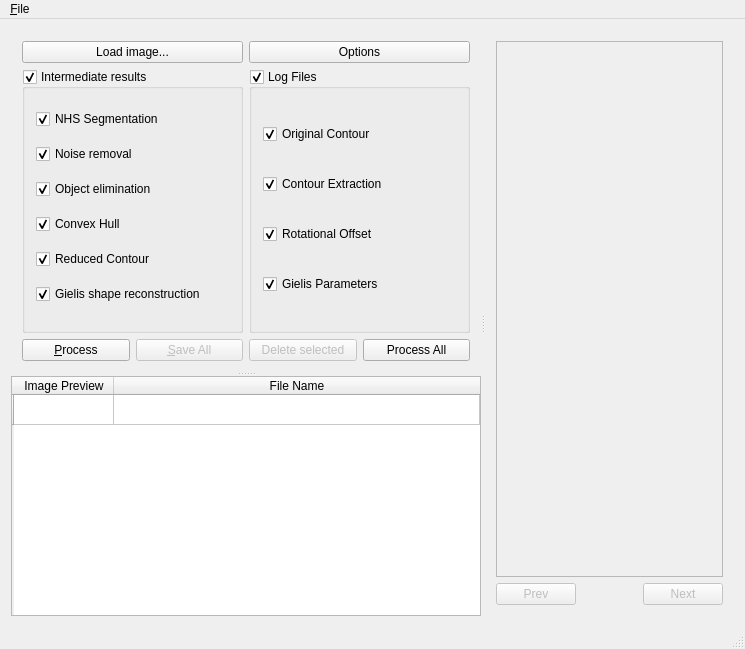
<?xml version="1.0" encoding="UTF-8"?>
<ui version="4.0">
 <class>Gui</class>
 <widget class="QMainWindow" name="Gui">
  <property name="enabled">
   <bool>true</bool>
  </property>
  <property name="geometry">
   <rect>
    <x>0</x>
    <y>0</y>
    <width>745</width>
    <height>649</height>
   </rect>
  </property>
  <property name="contextMenuPolicy">
   <enum>Qt::DefaultContextMenu</enum>
  </property>
  <property name="windowTitle">
   <string>Road Sign Detection</string>
  </property>
  <property name="windowIcon">
   <iconset resource="window_QT.qrc">
    <normaloff>:/logo.png</normaloff>:/logo.png</iconset>
  </property>
  <widget class="QWidget" name="centralWidget">
   <layout class="QGridLayout" name="gridLayout_2">
    <item row="0" column="0">
     <widget class="QSplitter" name="splitter_2">
      <property name="orientation">
       <enum>Qt::Horizontal</enum>
      </property>
      <widget class="QSplitter" name="splitter">
       <property name="sizePolicy">
        <sizepolicy hsizetype="Minimum" vsizetype="Expanding">
         <horstretch>0</horstretch>
         <verstretch>0</verstretch>
        </sizepolicy>
       </property>
       <property name="maximumSize">
        <size>
         <width>500</width>
         <height>16777215</height>
        </size>
       </property>
       <property name="orientation">
        <enum>Qt::Vertical</enum>
       </property>
       <widget class="QWidget" name="layoutWidget1">
        <layout class="QGridLayout" name="gridLayout">
         <property name="sizeConstraint">
          <enum>QLayout::SetMaximumSize</enum>
         </property>
         <item row="0" column="0">
          <layout class="QHBoxLayout" name="horizontalLayout_3">
           <item>
            <widget class="QPushButton" name="pushButton_LoadImage">
             <property name="text">
              <string>Load image...</string>
             </property>
            </widget>
           </item>
           <item>
            <widget class="QPushButton" name="pushButton_Options">
             <property name="text">
              <string>Options</string>
             </property>
            </widget>
           </item>
          </layout>
         </item>
         <item row="4" column="0">
          <layout class="QHBoxLayout" name="horizontalLayout">
           <item>
            <widget class="QPushButton" name="pushButton_Process">
             <property name="toolTip">
              <string>Process the current image</string>
             </property>
             <property name="text">
              <string>&amp;Process</string>
             </property>
             <property name="icon">
              <iconset>
               <normaloff>logo.png</normaloff>logo.png</iconset>
             </property>
             <property name="shortcut">
              <string>Ctrl+P</string>
             </property>
            </widget>
           </item>
           <item>
            <widget class="QPushButton" name="pushButton_SaveAll">
             <property name="enabled">
              <bool>false</bool>
             </property>
             <property name="toolTip">
              <string>Save all the output images</string>
             </property>
             <property name="statusTip">
              <string/>
             </property>
             <property name="text">
              <string>&amp;Save All</string>
             </property>
             <property name="icon">
              <iconset resource="window_QT.qrc">
               <normaloff>:/save-icon</normaloff>:/save-icon</iconset>
             </property>
             <property name="shortcut">
              <string>Ctrl+S</string>
             </property>
            </widget>
           </item>
           <item>
            <widget class="QPushButton" name="pushButton_Delete">
             <property name="enabled">
              <bool>false</bool>
             </property>
             <property name="text">
              <string>Delete selected</string>
             </property>
             <property name="icon">
              <iconset resource="window_QT.qrc">
               <normaloff>:/properties-icon</normaloff>:/properties-icon</iconset>
             </property>
             <property name="shortcut">
              <string>Del</string>
             </property>
            </widget>
           </item>
           <item>
            <widget class="QPushButton" name="pushButton_Process_All">
             <property name="toolTip">
              <string>Process and Save all the images</string>
             </property>
             <property name="text">
              <string>Process All</string>
             </property>
             <property name="icon">
              <iconset>
               <normaloff>logo2.png</normaloff>logo2.png</iconset>
             </property>
            </widget>
           </item>
          </layout>
         </item>
         <item row="1" column="0">
          <layout class="QHBoxLayout" name="horizontalLayout_4">
           <item>
            <layout class="QVBoxLayout" name="verticalLayout_2">
             <item>
              <widget class="QGroupBox" name="groupBox_IntermediateResults">
               <property name="title">
                <string>Intermediate results</string>
               </property>
               <property name="checkable">
                <bool>true</bool>
               </property>
               <layout class="QVBoxLayout" name="verticalLayout">
                <item>
                 <widget class="QCheckBox" name="NHSSegmentation">
                  <property name="text">
                   <string>NHS Segmentation</string>
                  </property>
                  <property name="checked">
                   <bool>true</bool>
                  </property>
                 </widget>
                </item>
                <item>
                 <widget class="QCheckBox" name="NoiseRemoval">
                  <property name="text">
                   <string>Noise removal</string>
                  </property>
                  <property name="checked">
                   <bool>true</bool>
                  </property>
                 </widget>
                </item>
                <item>
                 <widget class="QCheckBox" name="ObjectElimination">
                  <property name="text">
                   <string>Object elimination</string>
                  </property>
                  <property name="checked">
                   <bool>true</bool>
                  </property>
                 </widget>
                </item>
                <item>
                 <widget class="QCheckBox" name="ContourExtaction">
                  <property name="text">
                   <string>Convex Hull</string>
                  </property>
                  <property name="checked">
                   <bool>true</bool>
                  </property>
                 </widget>
                </item>
                <item>
                 <widget class="QCheckBox" name="GetRotationOffset">
                  <property name="text">
                   <string>Reduced Contour</string>
                  </property>
                  <property name="checked">
                   <bool>true</bool>
                  </property>
                 </widget>
                </item>
                <item>
                 <widget class="QCheckBox" name="GielisShapeReconstruction">
                  <property name="text">
                   <string>Gielis shape reconstruction</string>
                  </property>
                  <property name="checked">
                   <bool>true</bool>
                  </property>
                 </widget>
                </item>
               </layout>
              </widget>
             </item>
            </layout>
           </item>
           <item>
            <layout class="QVBoxLayout" name="verticalLayout_4">
             <item>
              <widget class="QGroupBox" name="groupBox">
               <property name="title">
                <string>Log Files</string>
               </property>
               <property name="checkable">
                <bool>true</bool>
               </property>
               <layout class="QVBoxLayout" name="verticalLayout_5">
                <item>
                 <widget class="QCheckBox" name="logOriginalContour">
                  <property name="text">
                   <string>Original Contour</string>
                  </property>
                  <property name="checked">
                   <bool>true</bool>
                  </property>
                 </widget>
                </item>
                <item>
                 <widget class="QCheckBox" name="logContourExtraction">
                  <property name="text">
                   <string>Contour Extraction</string>
                  </property>
                  <property name="checked">
                   <bool>true</bool>
                  </property>
                 </widget>
                </item>
                <item>
                 <widget class="QCheckBox" name="logRotationalOffset">
                  <property name="text">
                   <string>Rotational Offset</string>
                  </property>
                  <property name="checked">
                   <bool>true</bool>
                  </property>
                 </widget>
                </item>
                <item>
                 <widget class="QCheckBox" name="logGielisParameters">
                  <property name="text">
                   <string>Gielis Parameters</string>
                  </property>
                  <property name="checked">
                   <bool>true</bool>
                  </property>
                 </widget>
                </item>
               </layout>
              </widget>
             </item>
            </layout>
           </item>
          </layout>
         </item>
        </layout>
       </widget>
       <widget class="QTableWidget" name="tableImage">
        <property name="sizePolicy">
         <sizepolicy hsizetype="Minimum" vsizetype="Preferred">
          <horstretch>0</horstretch>
          <verstretch>0</verstretch>
         </sizepolicy>
        </property>
        <property name="maximumSize">
         <size>
          <width>500</width>
          <height>16777215</height>
         </size>
        </property>
        <property name="sortingEnabled">
         <bool>true</bool>
        </property>
        <attribute name="horizontalHeaderStretchLastSection">
         <bool>true</bool>
        </attribute>
        <row>
         <property name="text">
          <string/>
         </property>
         <property name="textAlignment">
          <set>AlignHCenter|AlignVCenter|AlignCenter</set>
         </property>
        </row>
        <column>
         <property name="text">
          <string>Image Preview</string>
         </property>
         <property name="textAlignment">
          <set>AlignHCenter|AlignVCenter|AlignCenter</set>
         </property>
        </column>
        <column>
         <property name="text">
          <string>File Name</string>
         </property>
         <property name="textAlignment">
          <set>AlignHCenter|AlignVCenter|AlignCenter</set>
         </property>
        </column>
        <item row="0" column="0">
         <property name="text">
          <string/>
         </property>
        </item>
       </widget>
      </widget>
      <widget class="QWidget" name="layoutWidget">
       <layout class="QVBoxLayout" name="verticalLayout_3">
        <item>
         <widget class="ImageFrame" name="frame">
          <property name="enabled">
           <bool>true</bool>
          </property>
          <property name="sizePolicy">
           <sizepolicy hsizetype="MinimumExpanding" vsizetype="MinimumExpanding">
            <horstretch>0</horstretch>
            <verstretch>0</verstretch>
           </sizepolicy>
          </property>
          <property name="minimumSize">
           <size>
            <width>0</width>
            <height>0</height>
           </size>
          </property>
          <property name="frameShape">
           <enum>QFrame::StyledPanel</enum>
          </property>
          <property name="frameShadow">
           <enum>QFrame::Raised</enum>
          </property>
         </widget>
        </item>
        <item>
         <layout class="QHBoxLayout" name="horizontalLayout_2">
          <property name="sizeConstraint">
           <enum>QLayout::SetMinimumSize</enum>
          </property>
          <item>
           <widget class="QPushButton" name="pushButton_Prev">
            <property name="enabled">
             <bool>false</bool>
            </property>
            <property name="maximumSize">
             <size>
              <width>80</width>
              <height>16777215</height>
             </size>
            </property>
            <property name="text">
             <string>Prev</string>
            </property>
           </widget>
          </item>
          <item>
           <widget class="QLabel" name="label_CurrentImage">
            <property name="text">
             <string/>
            </property>
            <property name="alignment">
             <set>Qt::AlignCenter</set>
            </property>
           </widget>
          </item>
          <item>
           <widget class="QPushButton" name="pushButton_Next">
            <property name="enabled">
             <bool>false</bool>
            </property>
            <property name="maximumSize">
             <size>
              <width>80</width>
              <height>16777215</height>
             </size>
            </property>
            <property name="text">
             <string>Next</string>
            </property>
           </widget>
          </item>
         </layout>
        </item>
       </layout>
      </widget>
     </widget>
    </item>
   </layout>
  </widget>
  <widget class="QMenuBar" name="menuBar">
   <property name="geometry">
    <rect>
     <x>0</x>
     <y>0</y>
     <width>745</width>
     <height>25</height>
    </rect>
   </property>
   <widget class="QMenu" name="menuFile">
    <property name="title">
     <string>&amp;File</string>
    </property>
    <addaction name="actionOpen"/>
    <addaction name="actionSave"/>
    <addaction name="separator"/>
    <addaction name="actionExit_2"/>
   </widget>
   <addaction name="menuFile"/>
  </widget>
  <widget class="QStatusBar" name="statusBar"/>
  <action name="actionOpen">
   <property name="text">
    <string>&amp;Open...</string>
   </property>
  </action>
  <action name="actionSave">
   <property name="text">
    <string>&amp;Save...</string>
   </property>
  </action>
  <action name="actionExit_2">
   <property name="text">
    <string>E&amp;xit</string>
   </property>
  </action>
 </widget>
 <layoutdefault spacing="6" margin="11"/>
 <customwidgets>
  <customwidget>
   <class>ImageFrame</class>
   <extends>QFrame</extends>
   <header location="global">imageframe.h</header>
   <container>1</container>
  </customwidget>
 </customwidgets>
 <resources>
  <include location="window_QT.qrc"/>
 </resources>
 <connections/>
</ui>
